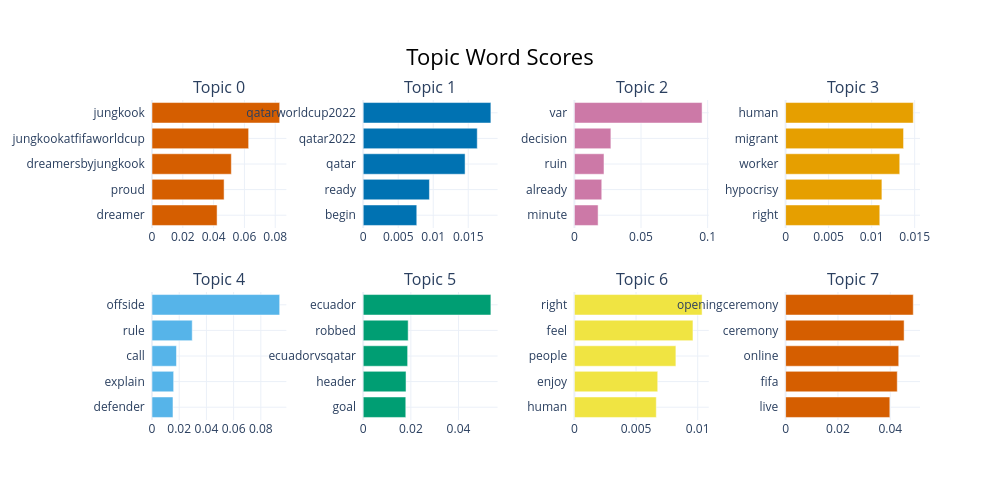

Write notebook code for a chart like this one.
### Code cell
topic_model22.visualize_barchart()

### Figure 1 — Plotly figure (JSON) as saved in the notebook; plotly's stock layout.template omitted (floating-point values rounded to 4 significant figures)
{"data": [{"marker": {"color": "#D55E00"}, "orientation": "h", "type": "bar", "x": [0.04225, 0.0468, 0.05151, 0.06273, 0.08289], "xaxis": "x", "y": ["dreamer  ", "proud  ", "dreamersbyjungkook  ", "jungkookatfifaworldcup  ", "jungkook  "], "yaxis": "y"}, {"marker": {"color": "#0072B2"}, "orientation": "h", "type": "bar", "x": [0.007652, 0.009459, 0.01455, 0.01629, 0.01824], "xaxis": "x2", "y": ["begin  ", "ready  ", "qatar  ", "qatar2022  ", "qatarworldcup2022  "], "yaxis": "y2"}, {"marker": {"color": "#CC79A7"}, "orientation": "h", "type": "bar", "x": [0.01779, 0.02053, 0.02221, 0.02739, 0.09584], "xaxis": "x3", "y": ["minute  ", "already  ", "ruin  ", "decision  ", "var  "], "yaxis": "y3"}, {"marker": {"color": "#E69F00"}, "orientation": "h", "type": "bar", "x": [0.01095, 0.01119, 0.01327, 0.01371, 0.01484], "xaxis": "x4", "y": ["right  ", "hypocrisy  ", "worker  ", "migrant  ", "human  "], "yaxis": "y4"}, {"marker": {"color": "#56B4E9"}, "orientation": "h", "type": "bar", "x": [0.01542, 0.01591, 0.018, 0.02958, 0.09387], "xaxis": "x5", "y": ["defender  ", "explain  ", "call  ", "rule  ", "offside  "], "yaxis": "y5"}, {"marker": {"color": "#009E73"}, "orientation": "h", "type": "bar", "x": [0.01787, 0.01797, 0.01865, 0.01888, 0.05359], "xaxis": "x6", "y": ["goal  ", "header  ", "ecuadorvsqatar  ", "robbed  ", "ecuador  "], "yaxis": "y6"}, {"marker": {"color": "#F0E442"}, "orientation": "h", "type": "bar", "x": [0.006641, 0.006757, 0.008231, 0.009615, 0.01036], "xaxis": "x7", "y": ["human  ", "enjoy  ", "people  ", "feel  ", "right  "], "yaxis": "y7"}, {"marker": {"color": "#D55E00"}, "orientation": "h", "type": "bar", "x": [0.03982, 0.04266, 0.04322, 0.04527, 0.04878], "xaxis": "x8", "y": ["live  ", "fifa  ", "online  ", "ceremony  ", "openingceremony  "], "yaxis": "y8"}], "layout": {"annotations": [{"font": {"size": 16}, "showarrow": false, "text": "Topic 0", "x": 0.0875, "xanchor": "center", "xref": "paper", "y": 1, "yanchor": "bottom", "yref": "paper"}, {"font": {"size": 16}, "showarrow": false, "text": "Topic 1", "x": 0.3625, "xanchor": "center", "xref": "paper", "y": 1, "yanchor": "bottom", "yref": "paper"}, {"font": {"size": 16}, "showarrow": false, "text": "Topic 2", "x": 0.6375, "xanchor": "center", "xref": "paper", "y": 1, "yanchor": "bottom", "yref": "paper"}, {"font": {"size": 16}, "showarrow": false, "text": "Topic 3", "x": 0.9125, "xanchor": "center", "xref": "paper", "y": 1, "yanchor": "bottom", "yref": "paper"}, {"font": {"size": 16}, "showarrow": false, "text": "Topic 4", "x": 0.0875, "xanchor": "center", "xref": "paper", "y": 0.4, "yanchor": "bottom", "yref": "paper"}, {"font": {"size": 16}, "showarrow": false, "text": "Topic 5", "x": 0.3625, "xanchor": "center", "xref": "paper", "y": 0.4, "yanchor": "bottom", "yref": "paper"}, {"font": {"size": 16}, "showarrow": false, "text": "Topic 6", "x": 0.6375, "xanchor": "center", "xref": "paper", "y": 0.4, "yanchor": "bottom", "yref": "paper"}, {"font": {"size": 16}, "showarrow": false, "text": "Topic 7", "x": 0.9125, "xanchor": "center", "xref": "paper", "y": 0.4, "yanchor": "bottom", "yref": "paper"}], "height": 500, "hoverlabel": {"bgcolor": "white", "font": {"family": "Rockwell", "size": 16}}, "showlegend": false, "title": {"font": {"color": "Black", "size": 22}, "text": "Topic Word Scores", "x": 0.5, "xanchor": "center", "yanchor": "top"}, "width": 1000, "xaxis": {"anchor": "y", "domain": [0, 0.175], "showgrid": true}, "xaxis2": {"anchor": "y2", "domain": [0.275, 0.45], "showgrid": true}, "xaxis3": {"anchor": "y3", "domain": [0.55, 0.725], "showgrid": true}, "xaxis4": {"anchor": "y4", "domain": [0.825, 1], "showgrid": true}, "xaxis5": {"anchor": "y5", "domain": [0, 0.175], "showgrid": true}, "xaxis6": {"anchor": "y6", "domain": [0.275, 0.45], "showgrid": true}, "xaxis7": {"anchor": "y7", "domain": [0.55, 0.725], "showgrid": true}, "xaxis8": {"anchor": "y8", "domain": [0.825, 1], "showgrid": true}, "yaxis": {"anchor": "x", "domain": [0.6, 1], "showgrid": true}, "yaxis2": {"anchor": "x2", "domain": [0.6, 1], "showgrid": true}, "yaxis3": {"anchor": "x3", "domain": [0.6, 1], "showgrid": true}, "yaxis4": {"anchor": "x4", "domain": [0.6, 1], "showgrid": true}, "yaxis5": {"anchor": "x5", "domain": [0, 0.4], "showgrid": true}, "yaxis6": {"anchor": "x6", "domain": [0, 0.4], "showgrid": true}, "yaxis7": {"anchor": "x7", "domain": [0, 0.4], "showgrid": true}, "yaxis8": {"anchor": "x8", "domain": [0, 0.4], "showgrid": true}}}
